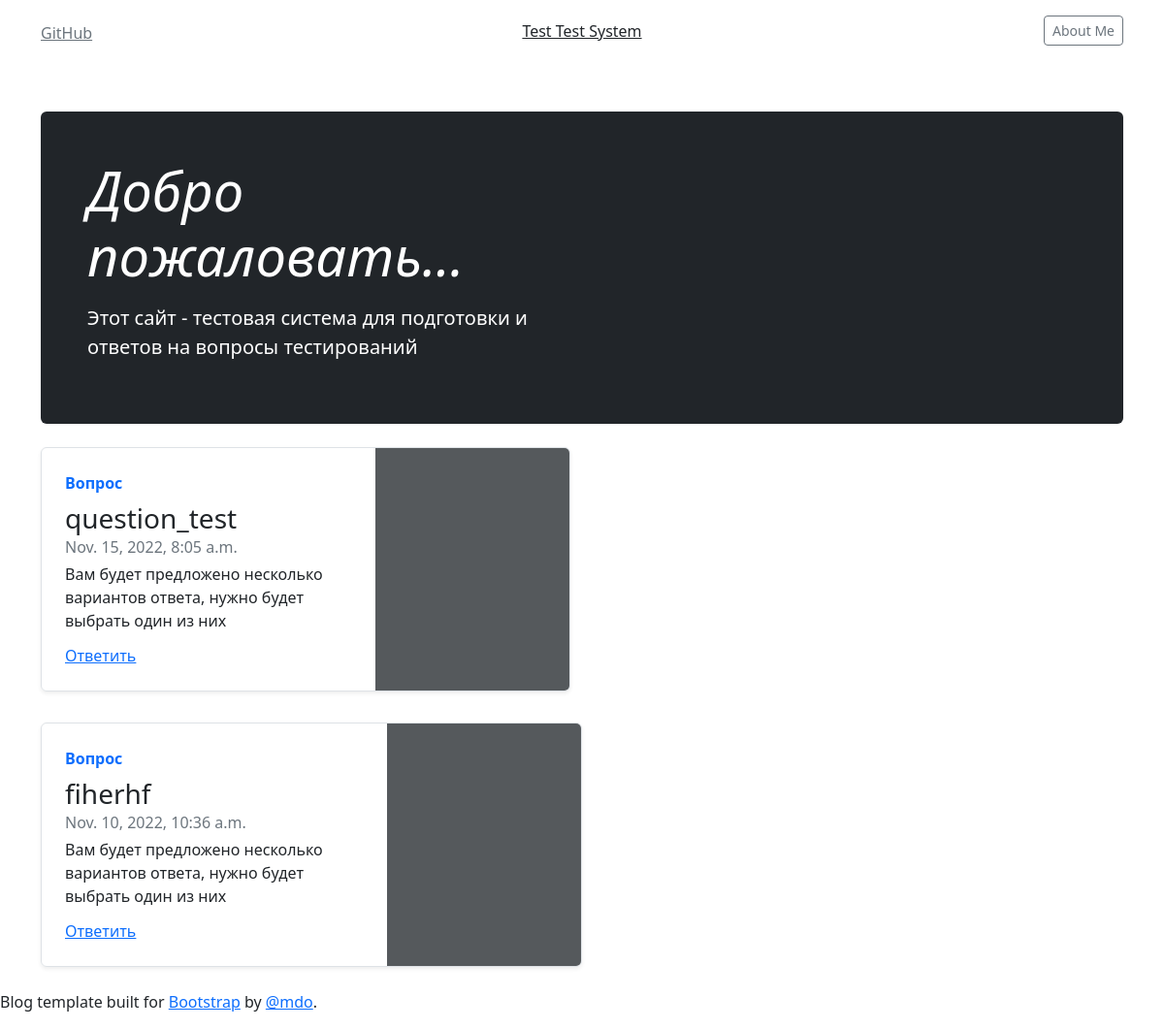
Screenshot of /polls/ with the database file from the repository.
### polls/models.py (models this page shows, shortened)
class Question(models.Model):
    question_text = models.CharField(max_length=200)
    pub_date = models.DateTimeField('date published')

### polls/views.py (the view)
# urls.py: path('', views.IndexView.as_view(), name='index'),
class IndexView(generic.ListView):
    template_name = 'polls/index.html'
    context_object_name = 'latest_question_list'
    def get_queryset(self):
        return Question.objects.order_by('-pub_date')[:5]

### polls/templates/polls/question_list.html (shortened to what this page needs)
{% extends 'base.html' %}
{% block content %}
<main class="container">
  <div class="p-4 p-md-5 mb-4 rounded text-bg-dark">
    <div class="col-md-6 px-0">
      <h1 class="display-4 fst-italic">Добро пожаловать...</h1>
      <p class="lead my-3">Этот сайт - тестовая система для подготовки и ответов на вопросы тестирований</p>
    </div>
  </div>
  <div class="row mb-2">
      {% if latest_question_list %}
      {% for question in latest_question_list %}
    <div class="col-md-6">
      <div class="row g-0 border rounded overflow-hidden flex-md-row mb-4 shadow-sm h-md-250 position-relative">
        <div class="col p-4 d-flex flex-column position-static">
          <strong class="d-inline-block mb-2 text-primary">Вопрос</strong>
          <h3 class="mb-0">{{ question.question_text }}</h3>
          <div class="mb-1 text-muted">{{ question.pub_date }}</div>
          <p class="card-text mb-auto">Вам будет предложено несколько вариантов ответа, нужно будет выбрать один из них</p>
          <a href="/polls/{{ question.id }}/" class="stretched-link">Ответить</a>
        </div>
        <div class="col-auto d-none d-lg-block">
        </div>
      </div>
    </div>
      </div>
    {% endfor %}
    {% else %}
        <p>Вопросов нет.</p>
    {% endif %}
</main>
{% endblock %}

### polls/templates/base.html (style rules this page uses)
.bd-placeholder-img { font-size: 1.125rem; text-anchor: middle; -webkit-user-select: none; -moz-user-select: none; user-select: none; }

### rows the page displays
Question: question_text "question_test", pub_date "Nov. 15, 2022, 8:05 a.m."
Question: question_text "fiherhf", pub_date "Nov. 10, 2022, 10:36 a.m."
